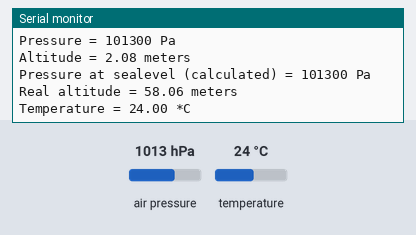
The sketch below on a simulated Arduino Uno, built with avr-gcc and run on an emulated ATmega328P. On the bench: the last lines printed to the serial monitor. The test bench sets the inputs (shaded band); at power-on: air pressure 1013 hPa, temperature 24 °C.

Above: at 1.2 s.
1.3 s: air pressure set to 952 hPa
At 1.58 s:
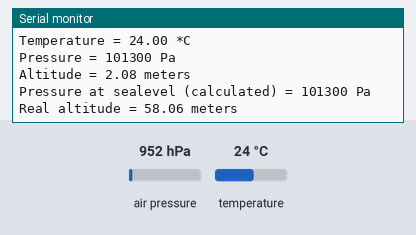
2.8 s: temperature set to 12 °C
At 3.35 s:
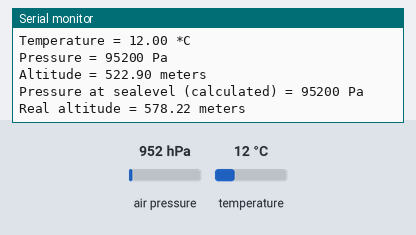
4.3 s: air pressure set to 975 hPa
At 5.11 s:
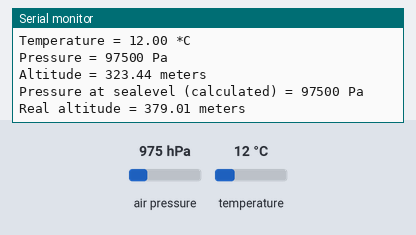
Timing chart, 0 to 7.3 s (numbered marks = the images above; inputs shaded):
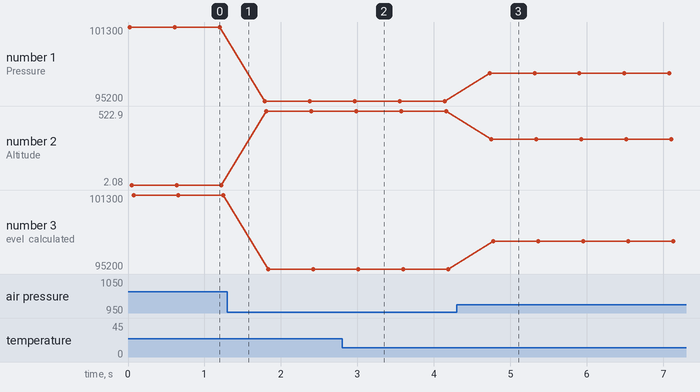

The sketch:

sensor.ino
```cpp
/*
 * Rui Santos
 * Complete Project Details https://randomnerdtutorials.com
*/

#include <Wire.h>
#include <Adafruit_BMP085.h>

Adafruit_BMP085 bmp;

void setup() {
  Serial.begin(9600);
  if (!bmp.begin()) {
	Serial.println("Could not find a valid BMP085/BMP180 sensor, check wiring!");
	while (1) {}
  }
}

void loop() {
  Serial.print("Temperature = ");
  Serial.print(bmp.readTemperature());
  Serial.println(" *C");

  Serial.print("Pressure = ");
  Serial.print(bmp.readPressure());
  Serial.println(" Pa");

  // Calculate altitude assuming 'standard' barometric
  // pressure of 1013.25 millibar = 101325 Pascal
  Serial.print("Altitude = ");
  Serial.print(bmp.readAltitude());
  Serial.println(" meters");

  Serial.print("Pressure at sealevel (calculated) = ");
  Serial.print(bmp.readSealevelPressure());
  Serial.println(" Pa");

  // you can get a more precise measurement of altitude
  // if you know the current sea level pressure which will
  // vary with weather and such. If it is 1015 millibars
  // that is equal to 101500 Pascals.
  Serial.print("Real altitude = ");
  Serial.print(bmp.readAltitude(102000));
  Serial.println(" meters");

  Serial.println();
  delay(500);
}
```

Measured:
- after the input at 2.8 s, the serial monitor: prints a new line after 0.14 s (image 2)
- after the input at 4.3 s, the serial monitor: prints a new line after 0.43 s (image 3)
- plotted number 1: 101300 → 95200 after the input at 1.3 s, 95200 → 97500 after the input at 4.3 s
- plotted number 2: 2.08 → 522.9 after the input at 1.3 s, 522.9 → 323.44 after the input at 4.3 s
- plotted number 3: 101300 → 95200 after the input at 1.3 s, 95200 → 97500 after the input at 4.3 s
